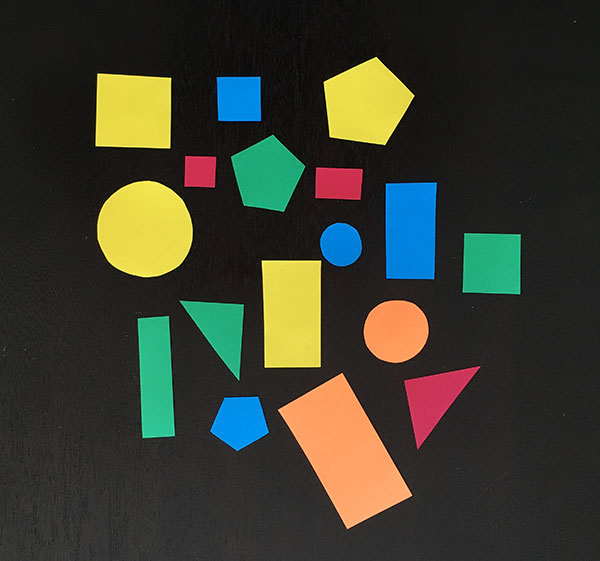
#> input picture basic/test1.jpg, 600 x 561 px
$ python transformtion_image.py
#> lines starting #> are read from the running program, lines starting #| are printed output that depends on the picture
import numpy as np
import cv2
import matplotlib.pylab as plt

# 图像缩放
img = cv2.imread('test1.jpg')
#> img is the input picture: shape (561, 600, 3); mean B, G, R 47.2, 60.1, 58.4
res = cv2.resize(img, None, fx=2, fy=2, interpolation = cv2.INTER_CUBIC) 	# x,y 都放大2
# 方法二
# height, width = img.shape[:2]
# res = cv2.resize(img, (2*width, 2*height), interpolation=cv2.INTER_CUBIC)


# 图像平移
# 按（100,50）平移
img = cv2.imread('test1.jpg', 0)
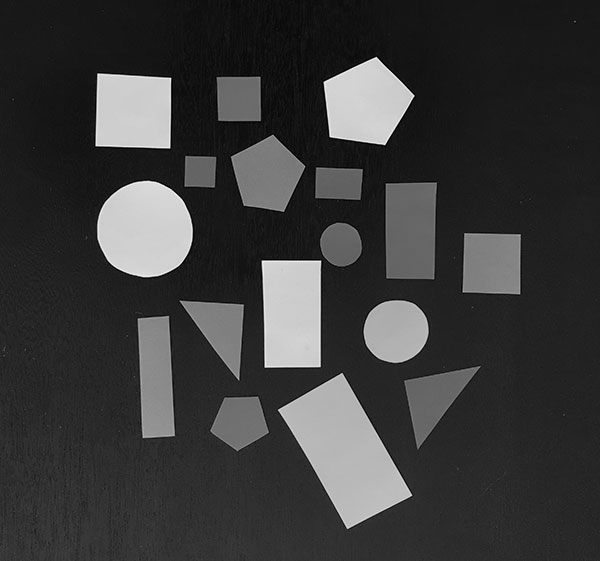
#> img: shape (561, 600); min 0, max 250, mean 58.1
rows, cols = img.shape
#> rows = 561; cols = 600

M = np.float32([[1, 0, 100], [0, 1, 50]])
dst = cv2.warpAffine(img, M, (cols, rows))
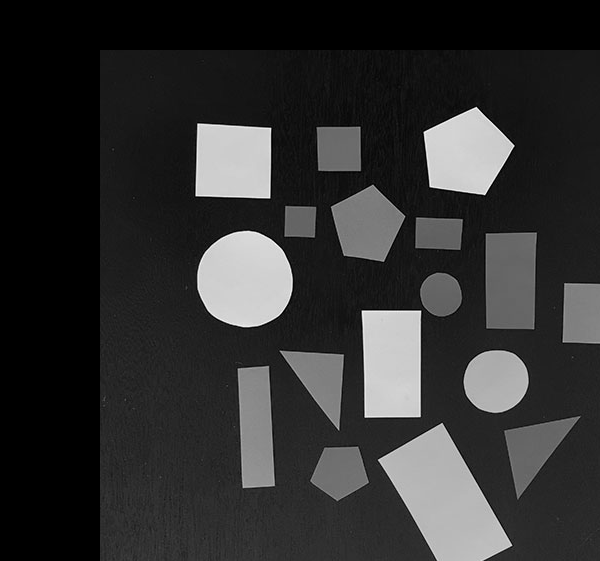
#> dst: shape (561, 600); min 0, max 250, mean 48.6


# 图像旋转
# 将图像相对于中心旋转90度而不进行任何缩放
img = cv2.imread('test1.jpg', 0)
rows, cols = img.shape

# cols-1 and rows-1 are the coordinate limits.
M = cv2.getRotationMatrix2D(((cols-1)/2.0, (rows-1)/2.0), 90, 1)
dst = cv2.warpAffine(img, M, (cols, rows))
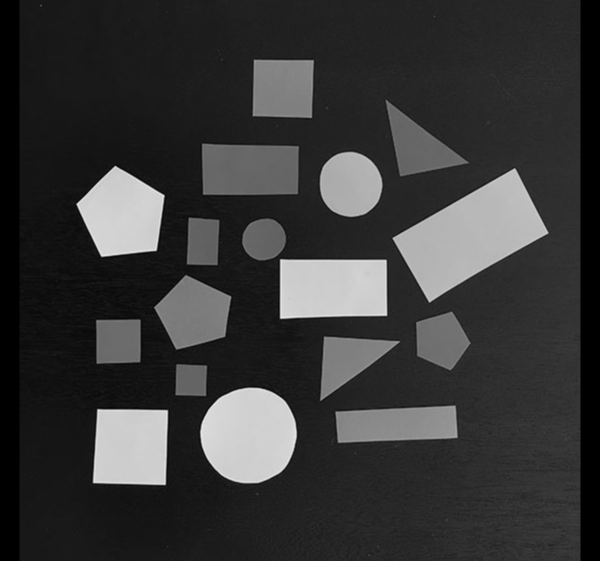
#> dst: shape (561, 600); min 0, max 237, mean 56.1
'''
cv2.imshow('img', img)
cv2.imshow('dst', dst)
cv2.waitKey(0)
cv2.destroyAllWindows()
'''

# 仿射变换
'''
在仿射变换中，原始图像中的所有平行线仍将在输出图像中平行。
为了找到变换矩阵，我们需要输入图像中的三个点及其在输出图像中的相应位置。
然后cv.getAffineTransform将创建一个2x3矩阵，该矩阵将传递给cv.warpAffine
'''
img = cv2.imread('test2.png', 0)
#> (the run stopped early here; a loop or call above may not have finished)
